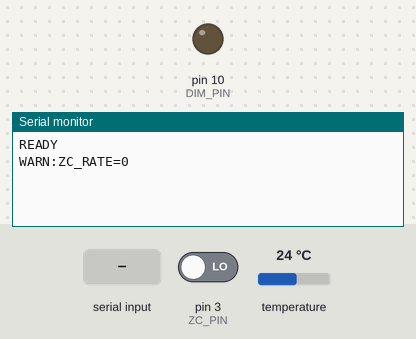
The sketch below on a simulated Arduino Mega 2560, built with avr-gcc and run on an emulated ATmega2560. Shown: output pins drawn as LEDs (lit = HIGH), the last lines printed to the serial monitor. Inputs (shaded band) come from the test bench; at power-on: pin 3 (ZC_PIN) LOW, temperature 24 °C.

Above: at 1.2 s.
1.3 s: "SET:\n" received over Serial
At 1.9 s:
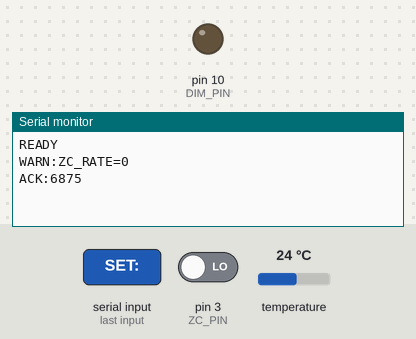
2.8 s: "SENS:\n" received over Serial
At 2.97 s:
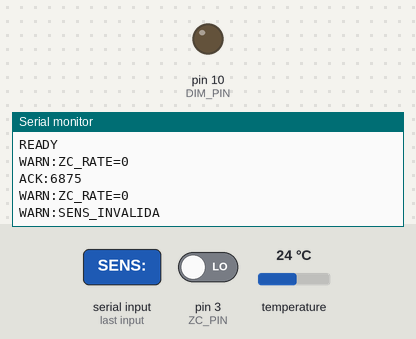
4.3 s: pin 3 (ZC_PIN) driven HIGH
At 5.6 s:
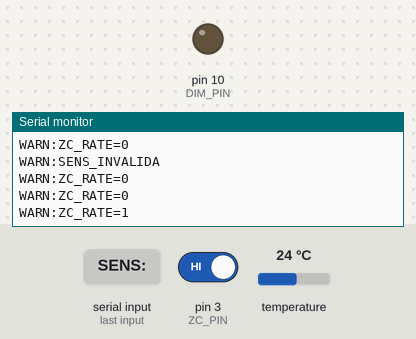
5.8 s: "START\n" received over Serial
At 5.91 s:
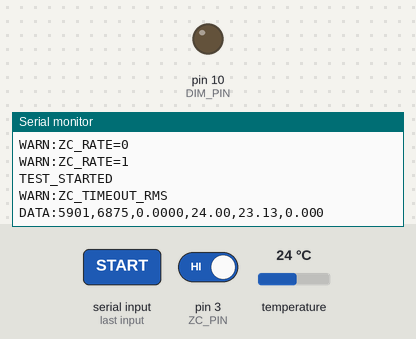
Timing chart, 0 to 8.4 s (numbered marks = the images above; inputs shaded):
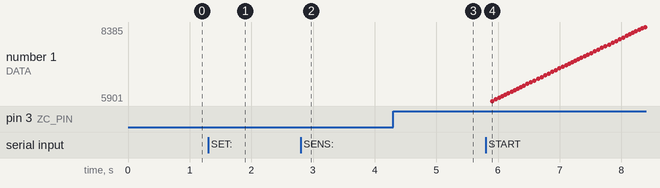

The sketch:

ensaio_dimmer_v2.ino
```cpp
/*
 * ensaio_dimmer_v2.ino
 * Ensaio sem controlador: Dimmer (ZC + DIM) + ACS712 + DS18B20
 * Plataforma: Arduino MEGA 2560
 *
 * Ligações:
 *   ZC_PIN      = 3   → sinal de cruzamento por zero (INT1)
 *   DIM_PIN     = 10  → gatilho do TRIAC (MOC3021 + BT137)
 *   ACS_PIN     = A8  → ACS712 (saída analógica)
 *   DS18B20_PIN = 26  → DS18B20 data  + 4,7 kΩ pull-up para 5 V
 *
 * ── Melhorias v1 (qualidade de medição) ──────────────────────────────────
 *  [M1] measureRMS() sincronizada com ZC → elimina erro de truncamento de fase
 *  [M2] Offset dinâmico por janela → compensa drift térmico do ACS712
 *  [M3] calibrateOffset() desliga dimmer antes de amostrar → offset puro
 *  [M4] Validação de temperatura com faixa física [0, 200°C]
 *  [M5] Filtro EMA na temperatura (α = 0.2); inicializa na 1ª leitura válida
 *
 * ── Melhorias v2 (linearidade do dimmer) ─────────────────────────────────
 *  [M6] LUT de correção do ângulo de disparo em PROGMEM
 *       Offset em µs somado ao delay calculado pelo NR.
 *       Ponto zero: 75% (erro medido = 0,0%).
 *  [M7] SET:<pct> → NR + LUT (corrige fórmula errada da versão anterior)
 *
 * ── Correções vs versão anterior ─────────────────────────────────────────
 *  [C1] ACS_SENS_mVpA corrigido: 143.4 → 185.0 mV/A (datasheet ACS712-5A)
 *       Ajustável em runtime via SENS:<mV/A>
 *  [C2] pctToDelayUs() usava aproximação sqrt errada; substituído por NR exato
 *  [C3] g_temperature inicializado em -127 (sentinel); EMA inicia na 1ª leitura
 *  [C4] sin()/sqrt() → sinf()/sqrtf() (float, mais rápido no AVR)
 *  [C5] Protocolo unificado: SET:<pct> (não delay_us direto)
 *
 * ── Garantias de timing ───────────────────────────────────────────────────
 *  1. Escrita atômica de 16 bits: noInterrupts()/interrupts() em g_fireTicks
 *  2. Reset forçado DIM=LOW sempre no ZC ISR
 *  3. Atraso mínimo MIN_DELAY_US para evitar OCR1A=0
 *  4. Captura local de g_fireTicks no ZC ISR
 *
 * Protocolo Serial (115200 baud, '\n'):
 *   Recebe:  SET:<pct>      → potência (0.0–100.0 %); converte via NR + LUT
 *            SENS:<mV/A>    → ajusta sensibilidade ACS712 (ex: SENS:173.2)
 *            START | STOP | CAL
 *   Envia:   DATA:<millis>,<delay_us>,<irms_A>,<temp_C>,<urms_V>,<prms_W>
 *            ACK:<delay_us> | SENS_OK:<val> | CAL_DONE:<offset> | READY | WARN:...
 */

#include <Arduino.h>
#include <math.h>       // libm: sinf, cosf, fabsf — float, mais rápido no AVR
#include <OneWire.h>
#include <DallasTemperature.h>

// ─── Pinos ────────────────────────────────────────────────────────────────
#define ZC_PIN       3
#define DIM_PIN      10
#define ACS_PIN      A8
#define DS18B20_PIN  26

// ─── ACS712 ───────────────────────────────────────────────────────────────
// [C1] Sensibilidade corrigida: 5A→185.0 | 20A→100.0 | 30A→66.0 (mV/A)
#define ACS_SENS_DEFAULT  185.0f
#define ADC_VREF_mV       5000.0f
#define ADC_BITS          1024
#define N_SAMPLES          480     // 480 × 104µs ≈ 49.9ms = 3 ciclos @ 60 Hz
#define ACS_SPIKE_LIMIT    900

float g_acsSens = ACS_SENS_DEFAULT;   // ajustável via SENS:<mV/A>

// ─── Dimmer — 60 Hz (Manaus) ──────────────────────────────────────────────
#define HALF_CYCLE_US    8333UL
#define PULSE_US           150UL
#define SAFETY_MARGIN_US   400UL
#define MIN_DELAY_US       500UL
#define TICKS_PER_US         2UL

#define ALPHA_MIN  0.18850f   // 500us  / 8333us × π
#define ALPHA_MAX  2.99252f   // 7933us / 8333us × π

// ─── DS18B20 ─────────────────────────────────────────────────────────────
OneWire           oneWire(DS18B20_PIN);
DallasTemperature sensors(&oneWire);
float             g_temperature     = -127.0f;  // [C3] sentinel até 1ª leitura
unsigned long     g_lastTempRequest = 0;
#define TEMP_RESOLUTION          11
#define TEMP_CONV_MS            400UL
#define TEMP_REQUEST_INTERVAL  1000UL
#define TEMP_MIN_VALID           0.0f
#define TEMP_MAX_VALID         200.0f
#define TEMP_FILTER_ALPHA        0.2f

// ─── [M6] LUT de correção do ângulo de disparo (PROGMEM) ─────────────────
// Gerada do ensaio_varredura_20260601_201853_completo.csv
// Offset em µs a SOMAR ao delay calculado pelo NR.
// Negativo = avança o gatilho | Positivo = atrasa o gatilho
// Ponto zero: 75% (erro medido = 0,0%)
static const int16_t  LUT_CORR_US[]  PROGMEM = {
  // 15%    20%    25%    30%    35%    40%    45%    50%    55%    60%
  -1062,  -961,  -892,  -821,  -756,  -677,  -594,  -521,  -430,  -336,
  // 65%    70%    75%    80%    85%    90%    95%   100%
   -230,  -115,     0,   140,   306,   536,   887,  1941
};
static const uint16_t LUT_PCT_X100[] PROGMEM = {
  1501, 2001, 2501, 3001, 3501, 4002, 4501, 5001,
  5502, 6001, 6501, 7001, 7501, 8001, 8501, 9001, 9501, 9986
};
#define LUT_SIZE 18

// Interpolação linear na LUT
int16_t lutCorrection(float pct) {
    uint16_t p = (uint16_t)(pct * 100.0f + 0.5f);
    if (p <= pgm_read_word(&LUT_PCT_X100[0]))
        return (int16_t)pgm_read_word(&LUT_CORR_US[0]);
    if (p >= pgm_read_word(&LUT_PCT_X100[LUT_SIZE - 1]))
        return (int16_t)pgm_read_word(&LUT_CORR_US[LUT_SIZE - 1]);
    for (uint8_t i = 0; i < LUT_SIZE - 1; i++) {
        uint16_t p0 = pgm_read_word(&LUT_PCT_X100[i]);
        uint16_t p1 = pgm_read_word(&LUT_PCT_X100[i + 1]);
        if (p >= p0 && p <= p1) {
            int16_t  c0  = (int16_t)pgm_read_word(&LUT_CORR_US[i]);
            int16_t  c1  = (int16_t)pgm_read_word(&LUT_CORR_US[i + 1]);
            int32_t  num = (int32_t)(c1 - c0) * (int32_t)(p - p0);
            return c0 + (int16_t)(num / (int32_t)(p1 - p0));
        }
    }
    return 0;
}

// ─── Conversão potência (%) → ângulo de disparo (rad) ────────────────────
// Newton-Raphson sobre P(α) = (π − α + sin(2α)/2) / π
// Ref: Michel Loureiro, jun/2026.
// f(α)  = P(α) − P_ref = 0
// f'(α) = (cos(2α) − 1) / π
// α₀    = π(1 − P_ref)
// [C2] Substitui a aproximação sqrt errada da versão anterior
float potencia_para_alpha(float pct) {
    float p = constrain(pct / 100.0f, 0.0f, 1.0f);
    float a = constrain(PI * (1.0f - p), ALPHA_MIN, ALPHA_MAX);
    for (uint8_t i = 0; i < 20; i++) {
        float f  = (PI - a + sinf(2.0f * a) / 2.0f) / PI - p;
        float df = (cosf(2.0f * a) - 1.0f) / PI;
        if (fabsf(df) < 1e-10f) break;
        float da = constrain(f / df, -0.3f, 0.3f);
        a = constrain(a - da, ALPHA_MIN, ALPHA_MAX);
        if (fabsf(da) < 1e-6f) break;
    }
    return a;
}

// [M7] pct → delay_us via NR + correção LUT
uint32_t pctToDelayUs(float pct) {
    int32_t delay = (int32_t)(potencia_para_alpha(pct) / PI * (float)HALF_CYCLE_US)
                  + (int32_t)lutCorrection(pct);
    return (uint32_t)constrain(delay,
                               (long)MIN_DELAY_US,
                               (long)(HALF_CYCLE_US - SAFETY_MARGIN_US));
}

// ─── Estado global ────────────────────────────────────────────────────────
volatile uint16_t g_fireTicks =
    (uint16_t)((HALF_CYCLE_US - SAFETY_MARGIN_US) * TICKS_PER_US);

volatile uint16_t g_zcCount = 0;
volatile bool     g_zcPulse = false;  // [M1]

unsigned long g_lastZCCheck      = 0;
uint16_t      g_lastValidSamples = 0;
bool          g_sending          = false;
unsigned long g_lastSend         = 0;
#define       SEND_MS  50

#define CMD_BUF_LEN 32
char    g_cmdBuf[CMD_BUF_LEN];
uint8_t g_cmdIdx = 0;

// ─── Buffer serial ────────────────────────────────────────────────────────
bool serialReadLine() {
    while (Serial.available()) {
        char c = (char)Serial.read();
        if (c == '\n' || c == '\r') {
            if (g_cmdIdx > 0) {
                g_cmdBuf[g_cmdIdx] = '\0';
                g_cmdIdx = 0;
                return true;
            }
        } else if (g_cmdIdx < CMD_BUF_LEN - 1) {
            g_cmdBuf[g_cmdIdx++] = c;
        }
    }
    return false;
}

// ─── [M1][M2] measureRMS — sincronizada com ZC + offset dinâmico ──────────
float measureRMS() {
    // [M1] Aguarda próximo ZC (timeout 30ms ≈ 2 semiciclos)
    g_zcPulse = false;
    unsigned long t0 = millis();
    while (!g_zcPulse) {
        if (millis() - t0 > 30UL) {
            Serial.println(F("WARN:ZC_TIMEOUT_RMS"));
            return 0.0f;
        }
    }

    // [M2] Coleta amostras e calcula offset dinâmico da janela
    static int raw_buf[N_SAMPLES];
    int32_t sumRaw = 0;
    for (uint16_t i = 0; i < N_SAMPLES; i++) {
        raw_buf[i]  = analogRead(ACS_PIN);
        sumRaw     += raw_buf[i];
    }
    int16_t dynOffset = (int16_t)(sumRaw / (int32_t)N_SAMPLES);

    double   sumSq = 0.0;
    uint16_t valid = 0;
    for (uint16_t i = 0; i < N_SAMPLES; i++) {
        int dev = raw_buf[i] - dynOffset;
        if (dev > ACS_SPIKE_LIMIT || dev < -ACS_SPIKE_LIMIT) continue;
        float V  = (float)dev * (ADC_VREF_mV / (float)ADC_BITS);
        float I  = V / g_acsSens;
        sumSq   += (double)I * I;
        valid++;
    }
    g_lastValidSamples = valid;
    if (valid < 10) return 0.0f;
    return sqrtf((float)(sumSq / valid));  // [C4]
}

// ─── [M3] calibrateOffset — dimmer desligado antes de amostrar ───────────
void calibrateOffset() {
    uint16_t savedTicks;
    noInterrupts();
    savedTicks  = g_fireTicks;
    g_fireTicks = (uint16_t)((HALF_CYCLE_US - SAFETY_MARGIN_US) * TICKS_PER_US);
    interrupts();

    delay(200);   // ≥ 12 semiciclos @ 60 Hz — TRIAC apaga

    uint32_t s = 0;
    for (uint16_t i = 0; i < 1024; i++) s += analogRead(ACS_PIN);
    uint16_t offset = (uint16_t)(s >> 10);

    noInterrupts();
    g_fireTicks = savedTicks;
    interrupts();

    Serial.print(F("CAL_DONE:")); Serial.println(offset);
}

// ─── ZC ISR ──────────────────────────────────────────────────────────────
void zeroCrossISR() {
    static unsigned long lastZC = 0;
    unsigned long now = micros();
    if (now - lastZC < 4000UL) return;
    lastZC = now;

    g_zcCount++;
    g_zcPulse = true;           // [M1]
    digitalWrite(DIM_PIN, LOW); // GARANTIA #2
    TCCR1B = 0;
    TCCR1A = 0;

    uint16_t ft = g_fireTicks;  // GARANTIA #4
    TCNT1  = 0;
    OCR1A  = ft;
    OCR1B  = ft + (uint16_t)(PULSE_US * TICKS_PER_US);
    TIFR1  = (1 << OCF1A) | (1 << OCF1B);
    TIMSK1 = (1 << OCIE1A) | (1 << OCIE1B);
    TCCR1B = (1 << CS11);
}

ISR(TIMER1_COMPA_vect) {
    if (OCR1A < (uint16_t)((HALF_CYCLE_US - SAFETY_MARGIN_US) * TICKS_PER_US))
        digitalWrite(DIM_PIN, HIGH);
    TIMSK1 &= ~(1 << OCIE1A);
}

ISR(TIMER1_COMPB_vect) {
    digitalWrite(DIM_PIN, LOW);
    TIMSK1 = 0;
    TCCR1B = 0;
}

// ─── setup ────────────────────────────────────────────────────────────────
void setup() {
    Serial.begin(115200);
    pinMode(ZC_PIN,  INPUT);
    pinMode(DIM_PIN, OUTPUT);
    digitalWrite(DIM_PIN, LOW);

    TCCR1A = 0; TCCR1B = 0; TIMSK1 = 0;
    attachInterrupt(digitalPinToInterrupt(ZC_PIN), zeroCrossISR, RISING);

    sensors.begin();
    if (sensors.getDeviceCount() == 0)
        Serial.println(F("WARN:DS18B20_NAO_ENCONTRADO"));
    sensors.setResolution(TEMP_RESOLUTION);
    sensors.setWaitForConversion(false);
    sensors.requestTemperatures();
    g_lastTempRequest = millis();

    Serial.println(F("READY"));
}

// ─── loop ─────────────────────────────────────────────────────────────────
void loop() {
    unsigned long now = millis();

    // ── [M4][M5] Temperatura com validação e filtro EMA ───────────────────
    if (now - g_lastTempRequest >= TEMP_CONV_MS) {
        float t = sensors.getTempCByIndex(0);
        if (t >= TEMP_MIN_VALID && t < TEMP_MAX_VALID) {
            // [C3] Inicializa EMA na primeira leitura válida
            if (g_temperature < -100.0f)
                g_temperature = t;
            else
                g_temperature = g_temperature * (1.0f - TEMP_FILTER_ALPHA)
                              + t * TEMP_FILTER_ALPHA;
        } else {
            Serial.print(F("WARN:TEMP_INVALIDA="));
            Serial.println(t, 1);
        }
        if (now - g_lastTempRequest >= TEMP_REQUEST_INTERVAL) {
            sensors.requestTemperatures();
            g_lastTempRequest = now;
        }
    }

    // ── Monitor de taxa de ZC (1 Hz) ──────────────────────────────────────
    if (millis() - g_lastZCCheck >= 1000UL) {
        g_lastZCCheck = millis();
        uint16_t cnt;
        noInterrupts(); cnt = g_zcCount; g_zcCount = 0; interrupts();
        if (cnt < 100 || cnt > 140)
            { Serial.print(F("WARN:ZC_RATE=")); Serial.println(cnt); }
        if (g_sending && g_lastValidSamples < N_SAMPLES / 2) {
            Serial.print(F("WARN:ADC_SPIKE_PCT="));
            Serial.println(100U - (uint32_t)g_lastValidSamples * 100U / N_SAMPLES);
        }
    }

    // ── Comandos seriais ──────────────────────────────────────────────────
    if (serialReadLine()) {

        if (strncmp(g_cmdBuf, "SET:", 4) == 0) {
            // [C5] Recebe pct, converte via NR + LUT
            float pct = atof(g_cmdBuf + 4);
            pct = constrain(pct, 0.0f, 100.0f);
            uint32_t val = pctToDelayUs(pct);
            noInterrupts();
            g_fireTicks = (uint16_t)(val * TICKS_PER_US);
            interrupts();
            Serial.print(F("ACK:")); Serial.println(val);

        } else if (strncmp(g_cmdBuf, "SENS:", 5) == 0) {
            float s = atof(g_cmdBuf + 5);
            if (s > 10.0f && s < 500.0f) {
                g_acsSens = s;
                Serial.print(F("SENS_OK:")); Serial.println(g_acsSens, 2);
            } else {
                Serial.println(F("WARN:SENS_INVALIDA"));
            }

        } else if (strcmp(g_cmdBuf, "START") == 0) {
            g_sending  = true;
            g_lastSend = millis();
            Serial.println(F("TEST_STARTED"));

        } else if (strcmp(g_cmdBuf, "STOP") == 0) {
            g_sending = false;
            uint32_t val = pctToDelayUs(0.0f);
            noInterrupts();
            g_fireTicks = (uint16_t)(val * TICKS_PER_US);
            interrupts();
            Serial.println(F("TEST_STOPPED"));

        } else if (strcmp(g_cmdBuf, "CAL") == 0) {
            calibrateOffset();   // [M3] já envia CAL_DONE
        }
    }

    // ── Envio de dados ────────────────────────────────────────────────────
    if (g_sending && (millis() - g_lastSend >= SEND_MS)) {
        g_lastSend = millis();

        float    irms = measureRMS();
        uint32_t delayUs;
        noInterrupts(); delayUs = g_fireTicks / TICKS_PER_US; interrupts();

        // [C4] sinf/sqrtf — float, mais rápido no AVR
        float alpha = (float)delayUs / (float)HALF_CYCLE_US * PI;
        float pNorm = (PI - alpha + sinf(2.0f * alpha) / 2.0f) / PI;
        float urms  = 127.0f * sqrtf(max(pNorm, 0.0f));
        float prms  = urms * irms;

        Serial.print(F("DATA:"));
        Serial.print(millis());          Serial.print(',');
        Serial.print(delayUs);           Serial.print(',');
        Serial.print(irms,   4);         Serial.print(',');
        Serial.print(g_temperature, 2);  Serial.print(',');
        Serial.print(urms,   2);         Serial.print(',');
        Serial.println(prms, 3);
    }
}
```

Measured:
- after the input at 1.3 s, the serial monitor: prints a new line at once (image 1)
- after the input at 2.8 s, the serial monitor: prints a new line at once (image 2)
- after the input at 4.3 s, the serial monitor: prints a new line after 0.72 s (image 3)
- after the input at 5.8 s, the serial monitor: prints a new line at once (image 4)
